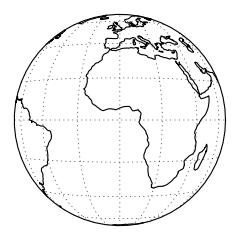

Write the Python code that produced this figure.
import matplotlib.pyplot as plt
import cartopy.crs as ccrs

plt.figure(figsize=(2.99893683337, 3))
ax = plt.axes(projection=ccrs.Geostationary())
ax.coastlines(resolution='110m')
ax.gridlines()
